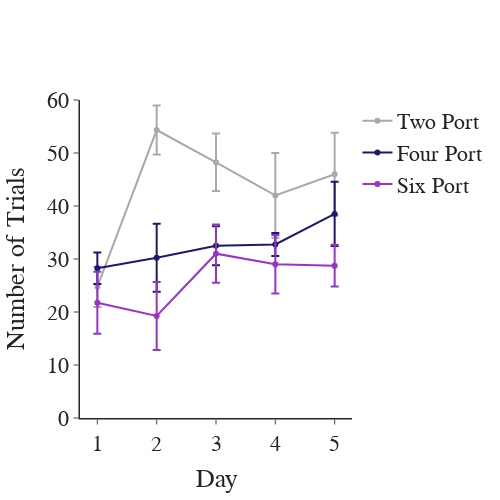

Notebook cell for this chart:
### Code cell
## Plot number of trials
avg_trials = ct_df.groupby(['group', 'day'], as_index=False).agg({'num_trials': ['mean', 'sem']})
fig = pf.custom_graph_template(x_title='Day', y_title='Number of Trials')
for group in group_list:
    gdata = avg_trials[avg_trials['group'] == group]
    fig.add_trace(go.Scatter(x=gdata['day'], y=gdata['num_trials']['mean'], line_color=group_colors_dict[group],
                             name=group, error_y=dict(type='data', array=gdata['num_trials']['sem'])))
fig.update_yaxes(range=[0, 60])
fig.show()

### Figure 1 — Plotly figure (JSON) as saved in the notebook; plotly's stock layout.template omitted (floating-point values rounded to 4 significant figures)
{"data": [{"error_y": {"array": [3.794, 4.631, 5.422, 8.01, 7.8], "type": "data"}, "line": {"color": "darkgrey"}, "name": "Two Port", "type": "scatter", "x": [1, 2, 3, 4, 5], "y": [24.75, 54.33, 48.25, 42, 46]}, {"error_y": {"array": [2.983, 6.408, 3.663, 2.175, 6.062], "type": "data"}, "line": {"color": "midnightblue"}, "name": "Four Port", "type": "scatter", "x": [1, 2, 3, 4, 5], "y": [28.25, 30.25, 32.5, 32.75, 38.5]}, {"error_y": {"array": [5.836, 6.408, 5.492, 5.523, 3.945], "type": "data"}, "line": {"color": "darkorchid"}, "name": "Six Port", "type": "scatter", "x": [1, 2, 3, 4, 5], "y": [21.75, 19.25, 31, 29, 28.75]}], "layout": {"font": {"family": "Arial", "size": 22}, "height": 500, "title": {"x": 0.5, "xanchor": "center", "y": 0.9, "yanchor": "top"}, "width": 500, "xaxis": {"anchor": "y", "domain": [0, 1], "linewidth": 1.5, "title": {"text": "Day"}}, "yaxis": {"anchor": "x", "domain": [0, 1], "linewidth": 1.5, "range": [0, 60], "title": {"text": "Number of Trials"}}}}
